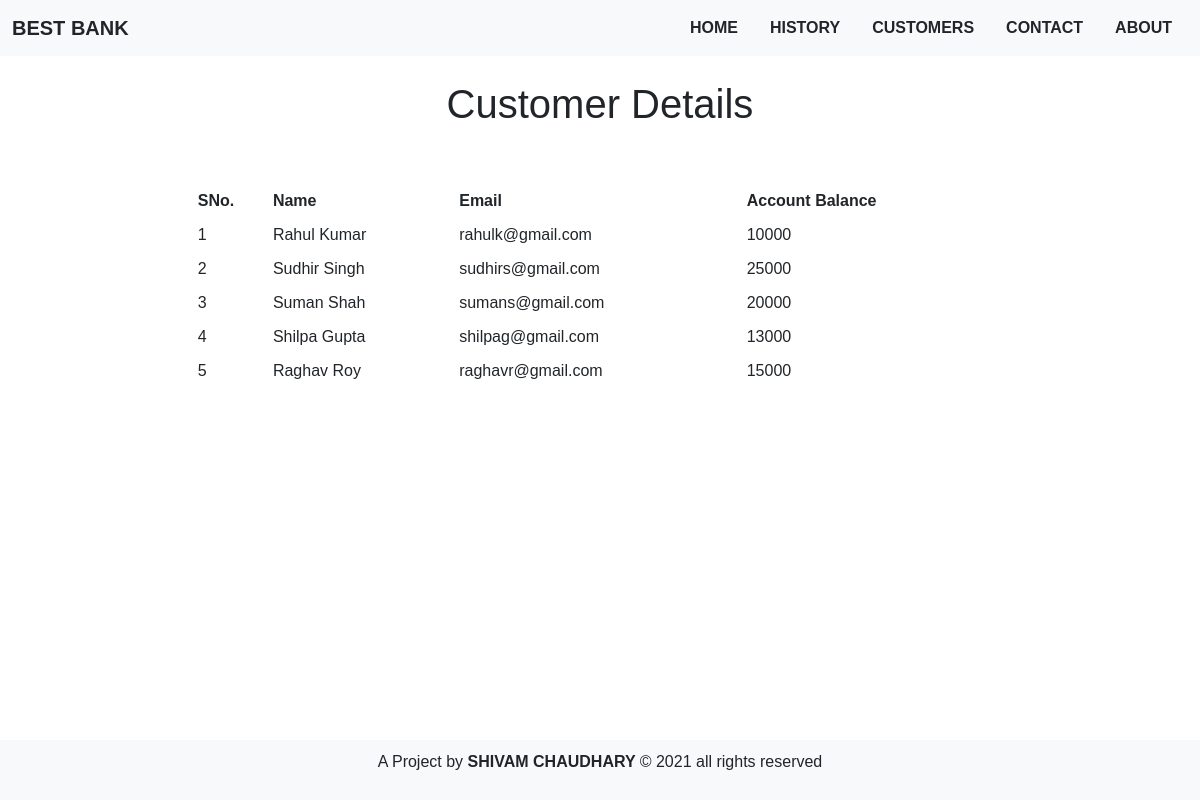
The app's page /customers/ with its own data.
### basicbank/models.py (models this page shows)
class Customer(models.Model):
    id=models.IntegerField(default=0,primary_key=True)
    name = models.CharField(max_length=200, null=True)
    email = models.CharField(max_length=200, null=True)
    accbal = models.IntegerField()

### basicbank/views.py (the view)
# urls.py: path('customers/',views.cdetails, name= 'customers'),
def cdetails(request):
    customer = Customer.objects.all()
    return render(request,'customers.html',{'customer':customer})

### basicbank/templates/customers.html (shortened to what this page needs)
{% extends 'index.html' %}
{% load static %}
{% block content %}
<br>
<h1 style="text-align: center;" >Customer Details</h1>
<br>
<div class="container-fluid">
  <div class="col-sm-12 col-md-12 col-lg-12 d-block m-auto">
<br>
<table>
<thead>
<tr>
<th>SNo.</th>
<th>Name</th>
<th>Email</th>
<th>Account Balance</th>
</tr>
</thead>
<tbody>
{% for cust in customer %}
<tr>
<td>{{cust.id}}</td>
<td>{{cust.name}}</td>
<td>{{cust.email}}</td>
<td>{{cust.accbal}}</td>
</tr>
{% endfor %}
</tbody>
</table>
<br>
<br>
</div>
</div>
<footer class="sticky-bottom fixed-bottom text-center bg-light" style="padding:10px 10px; display:block; text-align:center;">
    <p>A Project by <b>SHIVAM CHAUDHARY </b>© 2021 all rights reserved</p>
  </footer>
{% endblock content %}

### basicbank/static/css/style.css (style rules this page uses)
body { font-family:'Trebuchet MS', 'Lucida Sans Unicode', 'Lucida Grande', 'Lucida Sans', Arial, sans-serif; }
table { margin: auto; width: 70%; border-collapse: collapse; border-color: var(--border-color); }
td, th { border-bottom: 1px solid var(--hairline-color); vertical-align: top; padding-top: 5px; padding-bottom: 5px; }
thead th, tfoot td { color: var(--body-quiet-color); background: var(--body-bg); border-top: 1px solid var(--hairline-color); border-bottom: 1px solid var(--hairline-color); }

### records on screen
Customer: id "1", name "Rahul Kumar", email "rahulk@gmail.com", accbal "10000"
Customer: id "2", name "Sudhir Singh", email "sudhirs@gmail.com", accbal "25000"
Customer: id "3", name "Suman Shah", email "sumans@gmail.com", accbal "20000"
Customer: id "4", name "Shilpa Gupta", email "shilpag@gmail.com", accbal "13000"
Customer: id "5", name "Raghav Roy", email "raghavr@gmail.com", accbal "15000"
